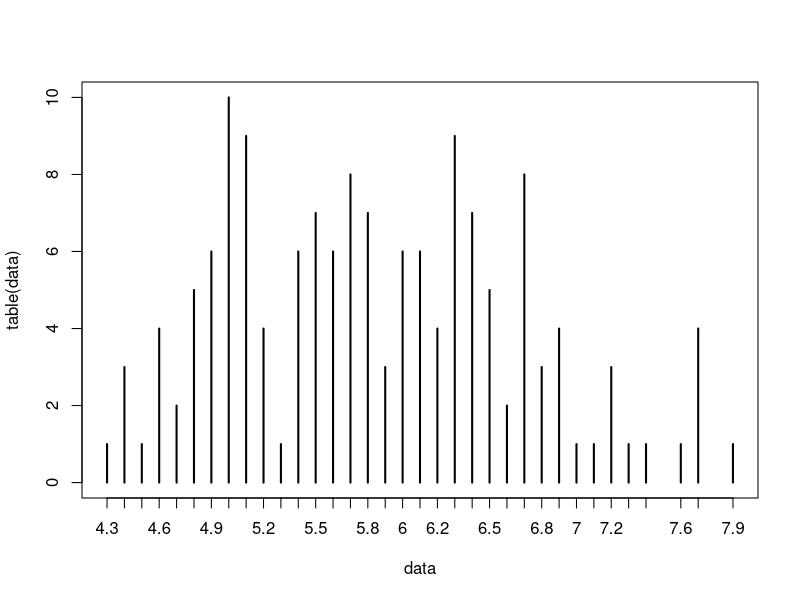
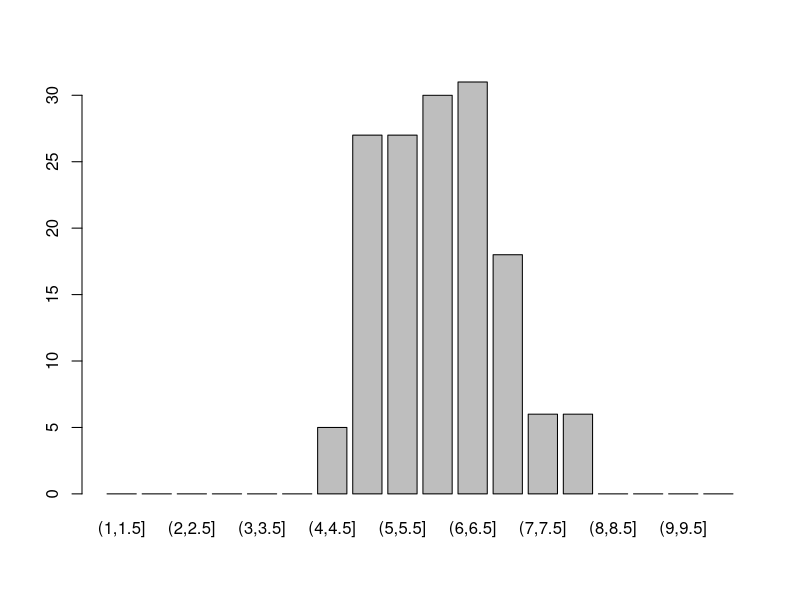
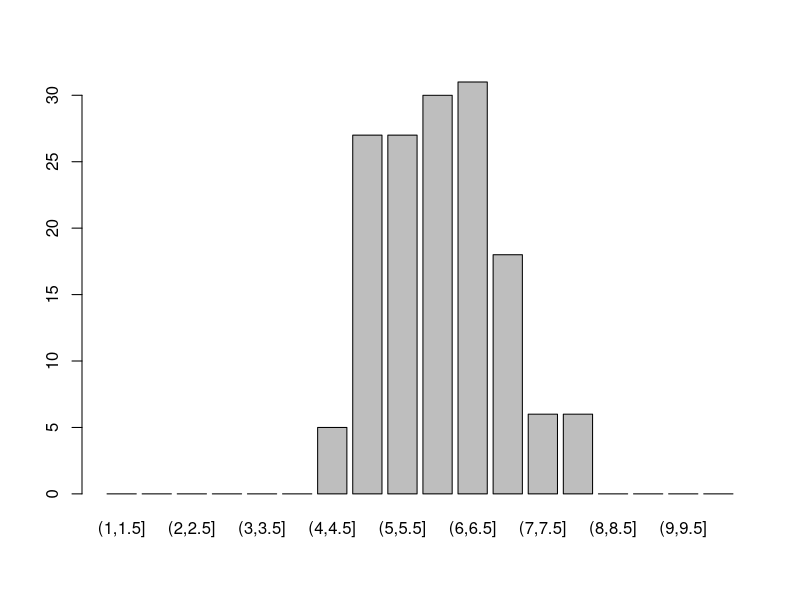
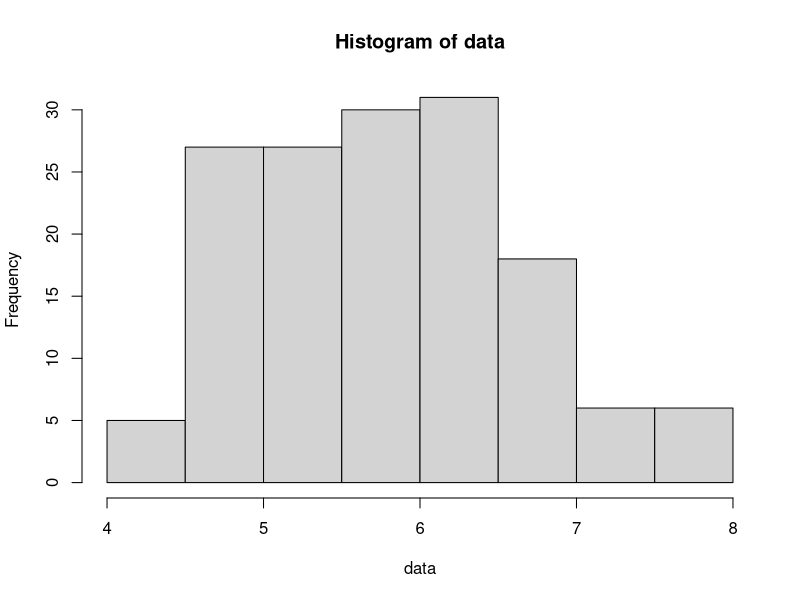
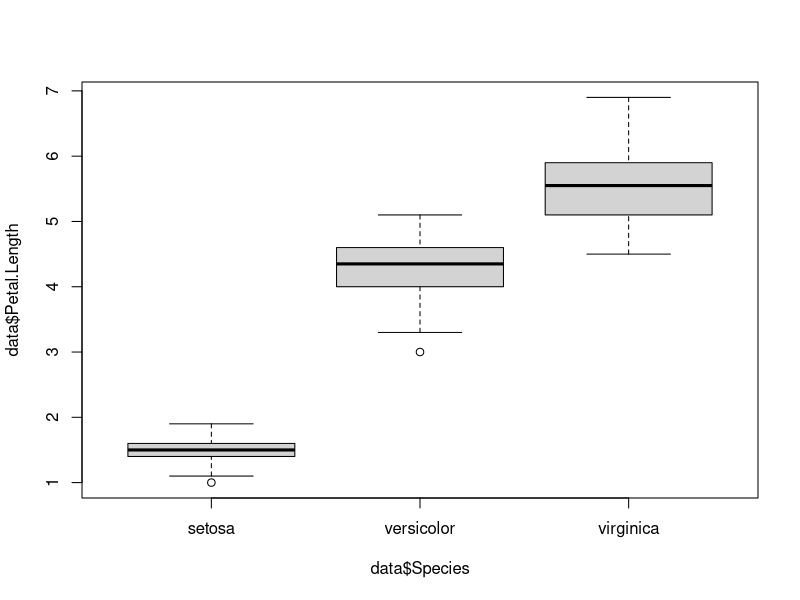
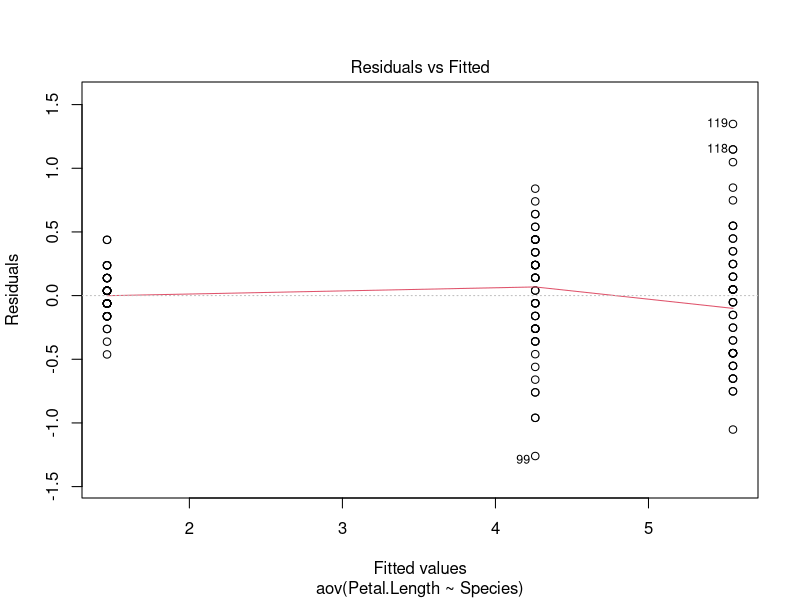
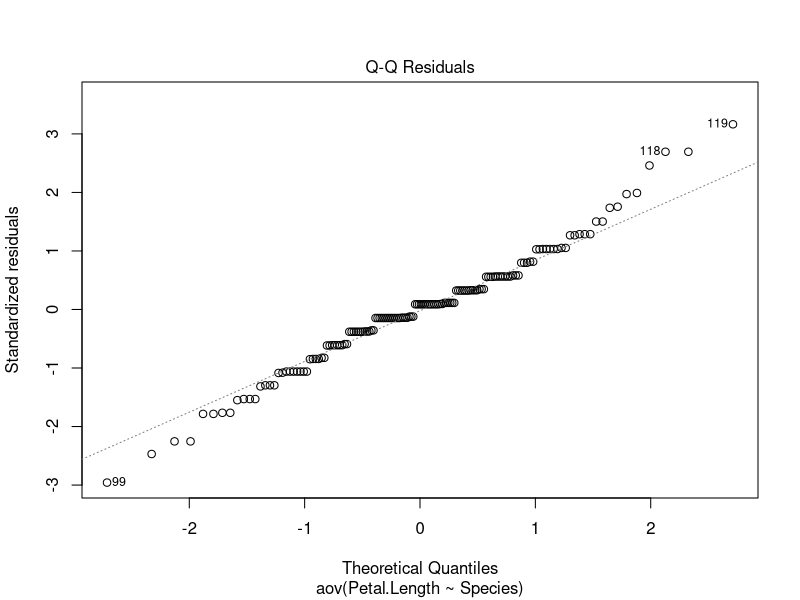
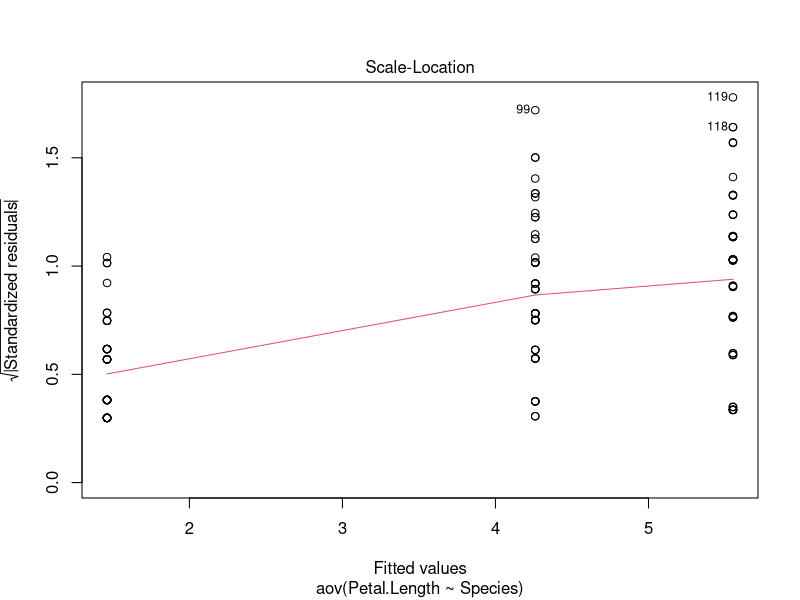

Reproduce these figures in R, in order.
# clear the Global Environment
rm(list=ls())


#############################
# 9.1 Of Bins and Bars      #      
#############################

data <- iris$Sepal.Length

plot(table(data))

# Check the range
range(data)

# We want only bins of 0.5 cm
bins <- seq(1,10,by = 0.5)

# bundle the data in bins 
data.bin <- cut(data, bins)

# take a look at

plot(data.bin)

# or

barplot(table(data.bin))

# or

hist(data)


#############################
# 9.2 Data Mining by hand   #      
#############################

data <- iris

mean(data$Petal.Length)
tapply(data$Petal.Length ,data$Species, FUN = mean)

sd(data$Petal.Length)
tapply(data$Petal.Length ,data$Species, FUN = sd)


#############################
# 9.3 Anova                 #      
#############################

data <- iris
plot(data$Petal.Length ~ data$Species)
myanalysis <- aov(formula = Petal.Length ~ Species, data = data)

anova(myanalysis)

summary(myanalysis)
print(myanalysis)
plot(myanalysis)
